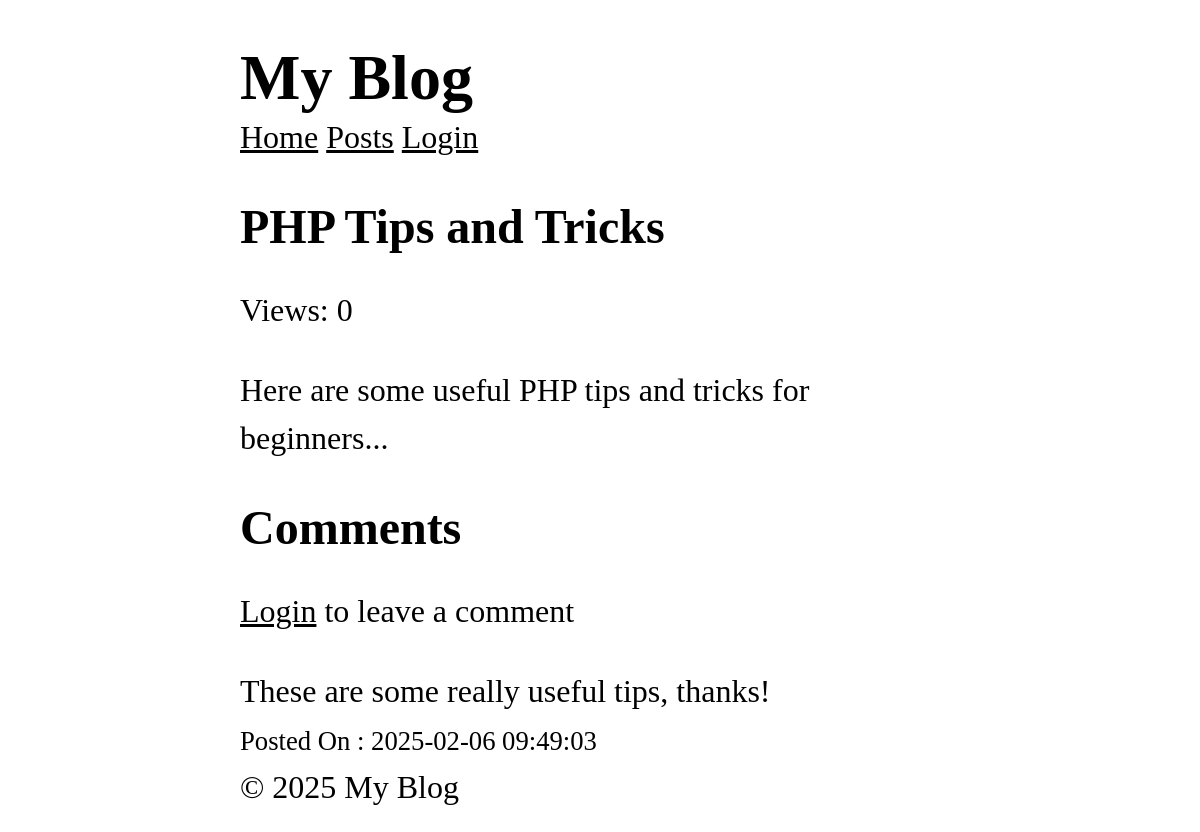
The page /posts/2 on the database its author committed.
### tables this page shows
CREATE TABLE posts (
  id INTEGER PRIMARY KEY AUTOINCREMENT,
  title TEXT NOT NULL,
  content TEXT NOT NULL,
  views INTEGER DEFAULT 0,
  user_id INTEGER NOT NULL,
  created_at DATETIME DEFAULT CURRENT_TIMESTAMP,
  FOREIGN KEY (user_id) REFERENCES users (id)
);

CREATE TABLE comments (
  id INTEGER PRIMARY KEY AUTOINCREMENT,
  content TEXT NOT NULL,
  user_id INTEGER NOT NULL,
  post_id INTEGER NOT NULL,
  created_at DATETIME DEFAULT CURRENT_TIMESTAMP,
  FOREIGN KEY (user_id) REFERENCES users (id),
  FOREIGN KEY (post_id) REFERENCES posts (id)
);

### core/View.php (called while the page is built, shortened)
<?php
class View
{
    protected static $globals = [];
    public static function share(string $key , mixed $value): void
    {
        static::$globals[$key] = $value;
    }
    public static function render(string $template , array $data = [], string $layout = null): string
    {
        $data = [...static::$globals , ...$data];
        $content = static::renderTemplate($template , $data);
        return static::renderLayout($layout , $data , $content);
    }
    protected static function renderTemplate(string $template , array $data): string
    {
        extract($data);
        $path = dirname(__DIR__) . "/app/Views/$template.php";
        require $path;
        return ob_get_clean();
    }
    protected static function renderLayout(?string $template , array $data , string $content): string
    {
        return ob_get_clean();
    }
}

### app/Controller/PostController.php (called while the page is built, shortened)
<?php
class PostController
{
    public function show($id)
    {
        $posts = Post::find($id);
        $comments = Comment::forPost($id);
        return View::render(template:'post/show' ,
        data: ['post' => $posts , 'comments' => $comments],
        layout:'layouts/main');
    }
}

### core/Router.php (called while the page is built, shortened)
<?php
class Router
{
    protected array $routes = [];
    protected array $globalMiddleware = [];
    protected array $routeMiddleware = [];
    public function add(string $method , string $uri , string $controller , array $middlewares = []): void
    {
        $this->routes[] = [
            'method' => $method,
            'uri' => $uri,
            'controller' => $controller ,
            'middlewares' => $middlewares
        ];
    }
    public function addGlobalMiddleware(string $middleware): void
    {
        $this->globalMiddleware[] = $middleware;
    }
    public function addRouteMiddleware(string $name , string $middleware): void
    {
        $this->routeMiddleware[$name] = $middleware;
    }
    public function dispatch(string $uri , string $method): string
    {
        $route = $this->findRoute($uri , $method);
        $middlewares = [
            ...$this->globalMiddleware,
            ...array_map(fn($name) => $this->routeMiddleware[$name] , $route['middlewares'])
        ];
        return $this->runMiddleware($middlewares ,
        function() use ($route) {
            [$controller , $action] = explode('@' , $route['controller']);
        return $this->callAction($controller , $action , $route['params']);
        });
    }
    protected function runMiddleware(array $middlewares ,callable $target): mixed
    {
        $next = $target;
        foreach(array_reverse($middlewares) as $middleware)
        {
            $next = fn()=>(new $middleware)->handle($next);
        }
        return $next();
    }
    protected function findRoute(string $uri , string $method): ?array
    {
        foreach($this->routes as $route)
        {
            $params = $this->matchRoute($route['uri'] , $uri);
            if($params !== null && $route['method'] === $method)
            {
                return [...$route ,'params' => $params];
            }
        }
        return null;
    }
    protected function matchRoute(string $routeUri , string $requestUri):?array
    {
        $routeSegaments = explode('/' , trim($routeUri , '/'));
        $requestSegaments = explode('/' , trim($requestUri , '/'));
        if(count($routeSegaments) !== count($requestSegaments)){
            return null;
        }
        $params = [];
        foreach($routeSegaments as $index => $routeSegament)
        {
            if(str_starts_with($routeSegament , '{') && str_ends_with($routeSegament , '}'))
            {
                $params[trim($routeSegament , '{}')] = $requestSegaments[$index];
            }elseif($routeSegament !== $requestSegaments[$index])
            {
                return null;
            }
        }
        return $params;
    }
    protected function callAction(string $controller ,string $action , array $params): string
    {
       return (new $controllerClass)->$action(...$params);
    }
}

### app/Middlewares/CSRF.php (called while the page is built, shortened)
<?php
class CSRF implements Middleware
{
    public function handle(callable $next)
    {
        return $next();
    }
}

### app/Middlewares/View.php (called while the page is built, shortened)
<?php
class View implements Middleware
{
    public function handle(callable $next)
    {
        return $next();
    }
}

### core/Database.php (called while the page is built, shortened)
<?php
class Database {
  protected $pdo;
  public function __construct(array $config) {
    try {
      $dsn = $this->createDsn($config);
      $username = $config['username'] ?? null;
      $password = $config['password'] ?? null;
      $options = $config['options'] ?? null;
      $this->pdo = new PDO($dsn, $username, $password, $options);
      $this->pdo->setAttribute(PDO::ATTR_ERRMODE, PDO::ERRMODE_EXCEPTION);
    } catch (PDOException $e) {
      throw new Exception("Could not connect to the database");
    }
  }
  protected function createDsn(array $config): string {
    $driver = $config['driver'];
    $dbname = $config['dbname'];
    return match($driver) {
      'sqlite' => "sqlite:$dbname",
      default => throw new Exception("Unsupported database driver: $driver")
    };
  }
  public function query(string $sql, array $params = []): PDOStatement {
    $stmt = $this->pdo->prepare($sql);
    $stmt->execute($params);
    return $stmt;
  }
  public function fetchAll(string $sql, array $params = [] , ?string $className = null): array {
    $stmt = $this->query($sql, $params);
    return $className
    ? $stmt->fetchAll(PDO::FETCH_CLASS, $className)
     : $stmt->fetchAll(PDO::FETCH_ASSOC);
  }
  public function fetch(string $sql, array $params = [] , ?string $className = null): mixed {
    $stmt = $this->query($sql, $params);
    $stmt->setFetchMode($className ? PDO::FETCH_CLASS : PDO::FETCH_ASSOC , $className);
    return $stmt->fetch() ;
  }
}

### core/Model.php (called while the page is built, shortened)
<?php
abstract class Model {
    protected static string $table;
    public static function find(mixed $id): ?static  {
        $db = App::get('database');
         return  $db->fetch("SELECT * FROM " . static::$table . " WHERE id = ?", [$id], static::class);
    }
}

### core/App.php (called while the page is built, shortened)
<?php
class App
{
    protected static $container = [];
    public static function bind( string $key , mixed $value):void
    {
        static::$container[$key] = $value;
    }
    public static function get(string $key):mixed
    {
        return static::$container[$key];
    }
}

### app/Models/Comment.php (called while the page is built, shortened)
<?php
class Comment extends Model
{
    protected static string $table = 'comments';
    public static function forPost(int $postId): array
    {
        $db = App::get('database');
      return  $db->fetchAll(
        "SELECT * FROM " . static::$table . " WHERE post_id = ? ORDER BY created_at DESC", [$postId], static::class);
    }
}

### app/Views/post/show.php (the view)
<article>
    <h1><?=htmlspecialchars($post->title);?></h1>
    <p>Views: <?= $post->views; ?></p>
    <p><?= nl2br(htmlspecialchars($post->content)); ?></p>
</article>
<section>
    <h2 id="comments">Comments</h2>
    <?php if($user): ?>
        <form action="/posts/<?= $post->id ?>/comments" method="post">
        <?= csrf_token(); ?>
        <textarea name="content" id="content" cols="5" rows="3"></textarea>
        <button type="submit">Comment</button>
        </form>
        <?php else: ?>
            <p><a href="/login">Login</a> to leave a comment</p>
        <?php endif; ?>
    <?php foreach($comments as $comment): ?>
        <article>
        <p><?= nl2br(htmlspecialchars($comment->content)); ?></p>
        <small>Posted On : <?= $comment->created_at; ?></small>
        </article>
    <?php endforeach; ?>
</section>

### public/style.css (style rules this page uses)
*, *::before, *::after { box-sizing: border-box; }
html { -moz-text-size-adjust: none; -webkit-text-size-adjust: none; text-size-adjust: none; }
body, h1, h2, h3, h4, p, figure, blockquote, dl, dd { margin-block-end: 0; }
body { min-height: 100vh; line-height: 1.5; max-width: 60%; margin-left: auto; margin-right: auto; font-size: 2em; font-family: 'Times New Roman', Times, serif; }
h1, h2, h3, h4, button, input, label { line-height: 1.1; }
h1, h2, h3, h4 { text-wrap: balance; }
a:not([class]) { text-decoration-skip-ink: auto; color: currentColor; }

### rows shown on the page
posts: title "PHP Tips and Tricks", views "0", content "Here are some useful PHP tips and tricks for beginners..."
comments: content "These are some really useful tips, thanks!", created_at "2025-02-06 09:49:03"
